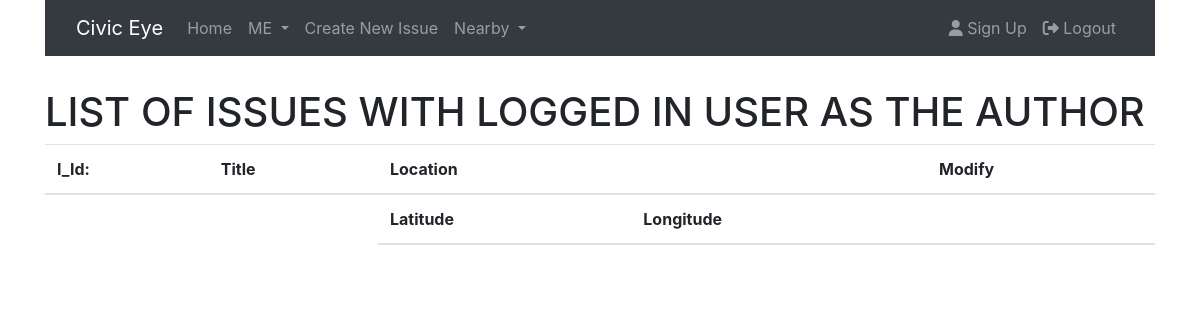
Before: /issue/my/ (signed in) with the older database file.
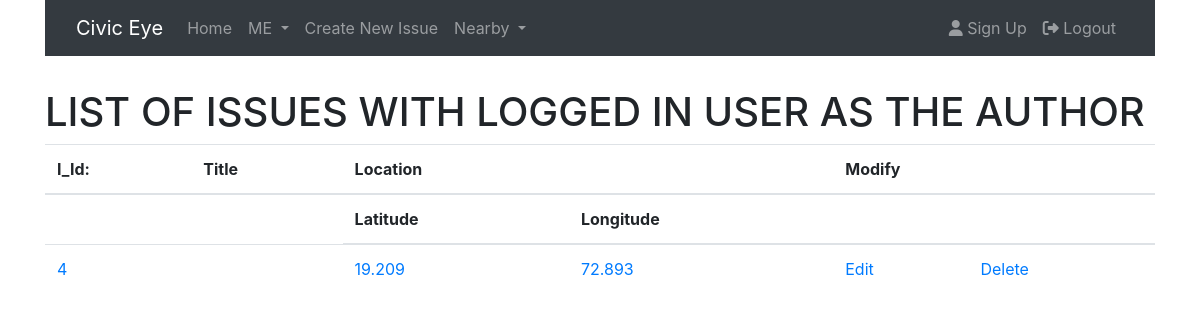
After: the same page with the newer database file.
### DB_setup.py (models this page shows)
class Issue(Base):
	__tablename__='issue'
	id=Column(Integer,primary_key=True)
	author=Column(Integer,ForeignKey('user.id',ondelete="CASCADE"))
	user=relationship(User)
	title=Column(String(80),nullable=False)
	content=Column(String(255),nullable=False)
	lat=Column(Numeric,nullable=False)
	lng=Column(Numeric,nullable=False)
	image=Column(String(250))
	anonFlag=Column(Integer,default=0)
	type=Column(Integer,nullable=0)
	like=Column(Integer,default=0)
	dislike=Column(Integer,default=0)

### app.py (the view)
@app.route('/issue/my/')
def showMyIssue():
    if 'logged_in' not in login_session:
        flash('You need to login first.')
        return redirect(url_for('login'))
    my_issues = session.query(Issue).filter_by(author=login_session['U_Id']).all()
    return render_template('showmyissue.html', Issue=my_issues)

### templates/showmyissue.html (shortened to what this page needs)
{% extends "main.html" %} {% block content %} {% include "header.html" %}
<br />
<h1>LIST OF ISSUES WITH LOGGED IN USER AS THE AUTHOR</h1>
<div class="table-responsive">
  <table class="table" align="right">
    <thead>
      <tr rowspan="2">
        <th>I_Id:</th>
        <th>Title</th>
        <th colspan="2">Location</th>
        <th colspan="2">Modify</th>
      </tr>
      <tr>
        <td></td>
        <td></td>
        <th>Latitude</th>
        <th>Longitude</th>
        <th></th>
        <th></th>
      </tr>
    </thead>
    <tbody>
      {% for i in Issue %}
      <tr>
        <td>
          <a href="{{url_for('showDetailedIssue', I_Id = i.id)}}"> {{i.id}}</a>
        </td>
        <td>
        </td>
        <td>
          <a href="{{url_for('showDetailedIssue', I_Id = i.id)}}">
            {{i.lat|round(3, 'floor')}}</a
          >
        </td>
        <td>
          <a href="{{url_for('showDetailedIssue', I_Id = i.id)}}">
            {{i.lng|round(3, 'floor')}}</a
          >
        </td>
        <td><a href="{{url_for('editIssue', I_Id=i.id)}}">Edit</a></td>
        <td><a href="{{url_for('deleteIssue', I_Id=i.id)}}">Delete</a></td>
      </tr>
      {% endfor %}
    </tbody>
  </table>
  {% endblock %}

Changed rows visible on the page:
added Issue: id "4", lat "19.209", lng "72.893"
